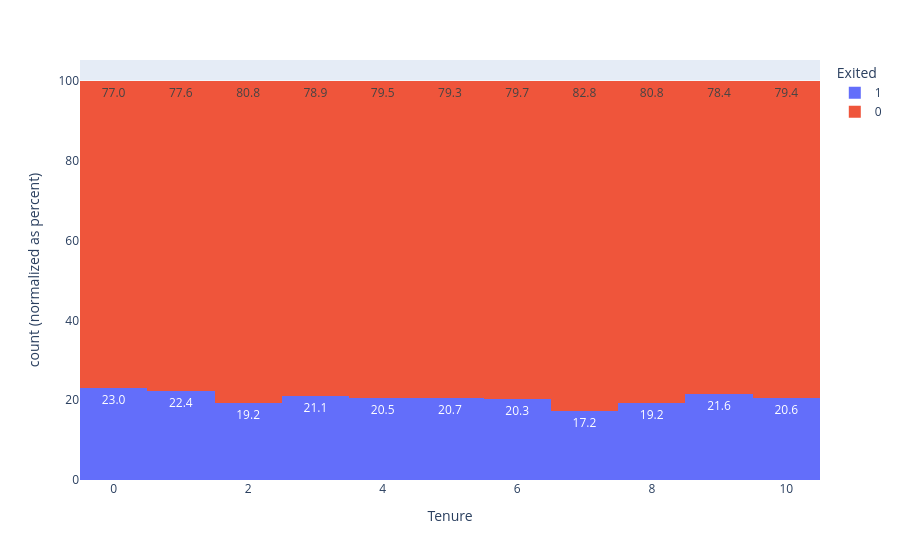

The notebook cell saved with this chart:
### Markdown cell above
#### Tempo como cliente

### Code cell
display(tabela['Tenure'].describe())

grafico = px.histogram(tabela, x='Tenure', color='Exited',
                       barnorm='percent', text_auto='.1f')

grafico.show()

### Figure 1 — Plotly figure (JSON) as saved in the notebook; plotly's stock layout.template omitted (floating-point values rounded to 4 significant figures; data arrays with more than 128 entries replaced by an {"elided": "..."} marker saying what was removed)
{"data": [{"bingroup": "x", "hovertemplate": "Exited=1<br>Tenure=%{x}<br>count (normalized as percent)=%{y}<extra></extra>", "legendgroup": "1", "marker": {"color": "#636efa", "pattern": {"shape": ""}}, "name": "1", "orientation": "v", "showlegend": true, "texttemplate": "%{value:.1f}", "type": "histogram", "x": {"elided": "2037 int values"}, "xaxis": "x", "yaxis": "y"}, {"bingroup": "x", "hovertemplate": "Exited=0<br>Tenure=%{x}<br>count (normalized as percent)=%{y}<extra></extra>", "legendgroup": "0", "marker": {"color": "#EF553B", "pattern": {"shape": ""}}, "name": "0", "orientation": "v", "showlegend": true, "texttemplate": "%{value:.1f}", "type": "histogram", "x": {"elided": "7963 int values"}, "xaxis": "x", "yaxis": "y"}], "layout": {"barmode": "relative", "barnorm": "percent", "legend": {"title": {"text": "Exited"}, "tracegroupgap": 0}, "margin": {"t": 60}, "xaxis": {"anchor": "y", "domain": [0, 1], "title": {"text": "Tenure"}}, "yaxis": {"anchor": "x", "domain": [0, 1], "title": {"text": "count (normalized as percent)"}}}}
